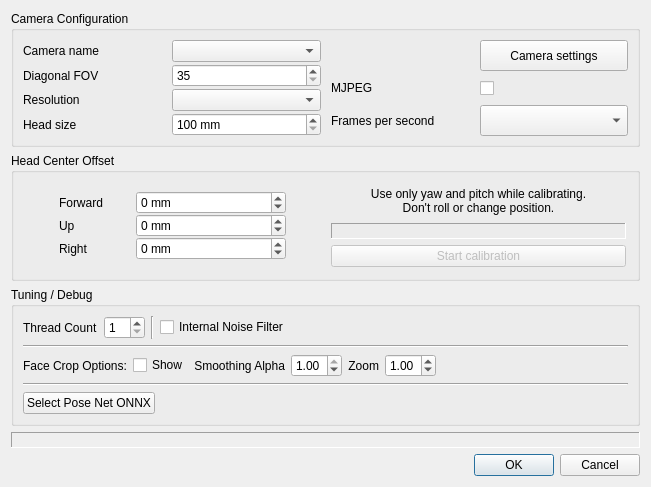
<?xml version="1.0" encoding="UTF-8"?>
<ui version="4.0">
 <class>Form</class>
 <widget class="QWidget" name="Form">
  <property name="windowModality">
   <enum>Qt::NonModal</enum>
  </property>
  <property name="geometry">
   <rect>
    <x>0</x>
    <y>0</y>
    <width>651</width>
    <height>432</height>
   </rect>
  </property>
  <property name="windowTitle">
   <string>Tracker settings</string>
  </property>
  <layout class="QGridLayout" name="gridLayout">
   <item row="4" column="0">
    <widget class="QGroupBox" name="groupBox_10">
     <property name="sizePolicy">
      <sizepolicy hsizetype="Preferred" vsizetype="Preferred">
       <horstretch>0</horstretch>
       <verstretch>0</verstretch>
      </sizepolicy>
     </property>
     <property name="autoFillBackground">
      <bool>true</bool>
     </property>
     <property name="title">
      <string>Head Center Offset</string>
     </property>
     <layout class="QGridLayout" name="gridLayout_5">
      <item row="0" column="0">
       <widget class="QFrame" name="frame_4">
        <property name="sizePolicy">
         <sizepolicy hsizetype="Preferred" vsizetype="Preferred">
          <horstretch>0</horstretch>
          <verstretch>0</verstretch>
         </sizepolicy>
        </property>
        <property name="maximumSize">
         <size>
          <width>16777215</width>
          <height>16777215</height>
         </size>
        </property>
        <property name="frameShape">
         <enum>QFrame::NoFrame</enum>
        </property>
        <property name="frameShadow">
         <enum>QFrame::Raised</enum>
        </property>
        <layout class="QGridLayout" name="gridLayout_11">
         <property name="sizeConstraint">
          <enum>QLayout::SetDefaultConstraint</enum>
         </property>
         <property name="verticalSpacing">
          <number>0</number>
         </property>
         <item row="2" column="0">
          <widget class="QLabel" name="label_66">
           <property name="sizePolicy">
            <sizepolicy hsizetype="Maximum" vsizetype="Preferred">
             <horstretch>0</horstretch>
             <verstretch>0</verstretch>
            </sizepolicy>
           </property>
           <property name="text">
            <string>Right</string>
           </property>
          </widget>
         </item>
         <item row="0" column="0">
          <widget class="QLabel" name="label_61">
           <property name="sizePolicy">
            <sizepolicy hsizetype="Maximum" vsizetype="Preferred">
             <horstretch>0</horstretch>
             <verstretch>0</verstretch>
            </sizepolicy>
           </property>
           <property name="text">
            <string>Forward</string>
           </property>
          </widget>
         </item>
         <item row="1" column="0">
          <widget class="QLabel" name="label_62">
           <property name="sizePolicy">
            <sizepolicy hsizetype="Maximum" vsizetype="Preferred">
             <horstretch>0</horstretch>
             <verstretch>0</verstretch>
            </sizepolicy>
           </property>
           <property name="text">
            <string>Up</string>
           </property>
          </widget>
         </item>
         <item row="0" column="1">
          <widget class="QSpinBox" name="tx_spin">
           <property name="maximumSize">
            <size>
             <width>150</width>
             <height>16777215</height>
            </size>
           </property>
           <property name="suffix">
            <string> mm</string>
           </property>
           <property name="minimum">
            <number>-65535</number>
           </property>
           <property name="maximum">
            <number>65536</number>
           </property>
          </widget>
         </item>
         <item row="1" column="1">
          <widget class="QSpinBox" name="ty_spin">
           <property name="maximumSize">
            <size>
             <width>150</width>
             <height>16777215</height>
            </size>
           </property>
           <property name="suffix">
            <string> mm</string>
           </property>
           <property name="minimum">
            <number>-65535</number>
           </property>
           <property name="maximum">
            <number>65536</number>
           </property>
          </widget>
         </item>
         <item row="2" column="1">
          <widget class="QSpinBox" name="tz_spin">
           <property name="maximumSize">
            <size>
             <width>150</width>
             <height>16777215</height>
            </size>
           </property>
           <property name="suffix">
            <string> mm</string>
           </property>
           <property name="minimum">
            <number>-65535</number>
           </property>
           <property name="maximum">
            <number>65536</number>
           </property>
          </widget>
         </item>
        </layout>
       </widget>
      </item>
      <item row="0" column="1">
       <widget class="QFrame" name="frame_5">
        <property name="sizePolicy">
         <sizepolicy hsizetype="Preferred" vsizetype="Expanding">
          <horstretch>0</horstretch>
          <verstretch>0</verstretch>
         </sizepolicy>
        </property>
        <property name="minimumSize">
         <size>
          <width>260</width>
          <height>0</height>
         </size>
        </property>
        <property name="frameShape">
         <enum>QFrame::Shape::NoFrame</enum>
        </property>
        <property name="frameShadow">
         <enum>QFrame::Shadow::Raised</enum>
        </property>
        <layout class="QVBoxLayout" name="verticalLayout_2">
         <property name="leftMargin">
          <number>2</number>
         </property>
         <property name="topMargin">
          <number>2</number>
         </property>
         <property name="rightMargin">
          <number>2</number>
         </property>
         <property name="bottomMargin">
          <number>2</number>
         </property>
         <item>
          <widget class="QLabel" name="label_59">
           <property name="text">
            <string>Use only yaw and pitch while calibrating.
Don't roll or change position.</string>
           </property>
           <property name="alignment">
            <set>Qt::AlignmentFlag::AlignCenter</set>
           </property>
           <property name="wordWrap">
            <bool>true</bool>
           </property>
           <property name="openExternalLinks">
            <bool>false</bool>
           </property>
          </widget>
         </item>
         <item>
          <widget class="QLabel" name="sample_count_display">
           <property name="sizePolicy">
            <sizepolicy hsizetype="Minimum" vsizetype="Maximum">
             <horstretch>0</horstretch>
             <verstretch>0</verstretch>
            </sizepolicy>
           </property>
           <property name="frameShape">
            <enum>QFrame::Shape::Panel</enum>
           </property>
           <property name="frameShadow">
            <enum>QFrame::Shadow::Sunken</enum>
           </property>
           <property name="text">
            <string/>
           </property>
           <property name="wordWrap">
            <bool>true</bool>
           </property>
          </widget>
         </item>
         <item>
          <widget class="QPushButton" name="tcalib_button">
           <property name="enabled">
            <bool>false</bool>
           </property>
           <property name="text">
            <string>Start calibration</string>
           </property>
           <property name="checkable">
            <bool>true</bool>
           </property>
          </widget>
         </item>
        </layout>
       </widget>
      </item>
     </layout>
    </widget>
   </item>
   <item row="7" column="0">
    <widget class="QLabel" name="resolution_display">
     <property name="autoFillBackground">
      <bool>true</bool>
     </property>
     <property name="frameShape">
      <enum>QFrame::Shape::Panel</enum>
     </property>
     <property name="frameShadow">
      <enum>QFrame::Shadow::Sunken</enum>
     </property>
     <property name="text">
      <string notr="true"/>
     </property>
    </widget>
   </item>
   <item row="6" column="0">
    <widget class="QGroupBox" name="tuningOptionsBox">
     <property name="sizePolicy">
      <sizepolicy hsizetype="Preferred" vsizetype="Preferred">
       <horstretch>0</horstretch>
       <verstretch>0</verstretch>
      </sizepolicy>
     </property>
     <property name="minimumSize">
      <size>
       <width>0</width>
       <height>0</height>
      </size>
     </property>
     <property name="autoFillBackground">
      <bool>true</bool>
     </property>
     <property name="title">
      <string>Tuning / Debug</string>
     </property>
     <layout class="QVBoxLayout" name="verticalLayout">
      <item>
       <layout class="QHBoxLayout" name="horizontalLayout_3">
        <item>
         <widget class="QLabel" name="threadCountLabel">
          <property name="text">
           <string>Thread Count</string>
          </property>
         </widget>
        </item>
        <item>
         <widget class="QSpinBox" name="threadCount">
          <property name="toolTip">
           <string>Number of threads. Can be used to balance the CPU load between the game and the tracker.</string>
          </property>
          <property name="minimum">
           <number>1</number>
          </property>
          <property name="maximum">
           <number>32</number>
          </property>
         </widget>
        </item>
        <item>
         <widget class="Line" name="line">
          <property name="orientation">
           <enum>Qt::Orientation::Vertical</enum>
          </property>
         </widget>
        </item>
        <item>
         <widget class="QCheckBox" name="internal_filter_enabled">
          <property name="text">
           <string>Internal Noise Filter</string>
          </property>
         </widget>
        </item>
        <item>
         <spacer name="horizontalSpacer">
          <property name="orientation">
           <enum>Qt::Orientation::Horizontal</enum>
          </property>
          <property name="sizeHint" stdset="0">
           <size>
            <width>40</width>
            <height>20</height>
           </size>
          </property>
         </spacer>
        </item>
       </layout>
      </item>
      <item>
       <widget class="Line" name="line_2">
        <property name="orientation">
         <enum>Qt::Orientation::Horizontal</enum>
        </property>
       </widget>
      </item>
      <item>
       <layout class="QHBoxLayout" name="horizontalLayout_4">
        <property name="rightMargin">
         <number>0</number>
        </property>
        <property name="bottomMargin">
         <number>0</number>
        </property>
        <item>
         <widget class="QLabel" name="label">
          <property name="text">
           <string>Face Crop Options:</string>
          </property>
         </widget>
        </item>
        <item>
         <widget class="QCheckBox" name="showNetworkInput">
          <property name="sizePolicy">
           <sizepolicy hsizetype="Minimum" vsizetype="Fixed">
            <horstretch>0</horstretch>
            <verstretch>0</verstretch>
           </sizepolicy>
          </property>
          <property name="toolTip">
           <string>Show the image patch that the pose estimation model sees.</string>
          </property>
          <property name="text">
           <string>Show</string>
          </property>
         </widget>
        </item>
        <item>
         <widget class="QLabel" name="roiFilterAlphaLabel">
          <property name="sizePolicy">
           <sizepolicy hsizetype="Minimum" vsizetype="Minimum">
            <horstretch>0</horstretch>
            <verstretch>0</verstretch>
           </sizepolicy>
          </property>
          <property name="text">
           <string>Smoothing Alpha</string>
          </property>
          <property name="alignment">
           <set>Qt::AlignmentFlag::AlignRight|Qt::AlignmentFlag::AlignTrailing|Qt::AlignmentFlag::AlignVCenter</set>
          </property>
         </widget>
        </item>
        <item>
         <widget class="QDoubleSpinBox" name="roiFilterAlpha">
          <property name="sizePolicy">
           <sizepolicy hsizetype="Minimum" vsizetype="Fixed">
            <horstretch>0</horstretch>
            <verstretch>0</verstretch>
           </sizepolicy>
          </property>
          <property name="maximumSize">
           <size>
            <width>150</width>
            <height>16777215</height>
           </size>
          </property>
          <property name="toolTip">
           <string>Amount of smoothing of the face region coordinates. Can help stabilize the pose.</string>
          </property>
          <property name="wrapping">
           <bool>false</bool>
          </property>
          <property name="decimals">
           <number>2</number>
          </property>
          <property name="maximum">
           <double>1.000000000000000</double>
          </property>
          <property name="singleStep">
           <double>0.010000000000000</double>
          </property>
          <property name="value">
           <double>1.000000000000000</double>
          </property>
         </widget>
        </item>
        <item>
         <widget class="QLabel" name="roiZoomLabel">
          <property name="text">
           <string>Zoom</string>
          </property>
          <property name="alignment">
           <set>Qt::AlignmentFlag::AlignRight|Qt::AlignmentFlag::AlignTrailing|Qt::AlignmentFlag::AlignVCenter</set>
          </property>
         </widget>
        </item>
        <item>
         <widget class="QDoubleSpinBox" name="roiZoom">
          <property name="toolTip">
           <string>Zoom factor for the face region. Applied before the patch is fed into the pose estimation model. There is a sweet spot near 1.</string>
          </property>
          <property name="minimum">
           <double>0.100000000000000</double>
          </property>
          <property name="maximum">
           <double>2.000000000000000</double>
          </property>
          <property name="singleStep">
           <double>0.010000000000000</double>
          </property>
          <property name="value">
           <double>1.000000000000000</double>
          </property>
         </widget>
        </item>
        <item>
         <spacer name="horizontalSpacer_2">
          <property name="orientation">
           <enum>Qt::Orientation::Horizontal</enum>
          </property>
          <property name="sizeHint" stdset="0">
           <size>
            <width>40</width>
            <height>20</height>
           </size>
          </property>
         </spacer>
        </item>
       </layout>
      </item>
      <item>
       <widget class="Line" name="line_3">
        <property name="orientation">
         <enum>Qt::Orientation::Horizontal</enum>
        </property>
       </widget>
      </item>
      <item>
       <widget class="QFrame" name="network_select_frame">
        <property name="frameShape">
         <enum>QFrame::Shape::NoFrame</enum>
        </property>
        <property name="frameShadow">
         <enum>QFrame::Shadow::Raised</enum>
        </property>
        <layout class="QHBoxLayout" name="horizontalLayout_2">
         <property name="leftMargin">
          <number>0</number>
         </property>
         <property name="topMargin">
          <number>0</number>
         </property>
         <property name="rightMargin">
          <number>0</number>
         </property>
         <property name="bottomMargin">
          <number>0</number>
         </property>
         <item>
          <widget class="QPushButton" name="posenetSelectButton">
           <property name="toolTip">
            <string>Select the pose network. Changes take affect on the next tracker start</string>
           </property>
           <property name="text">
            <string>Select Pose Net ONNX</string>
           </property>
          </widget>
         </item>
         <item>
          <widget class="QLabel" name="posenetFileDisplay">
           <property name="sizePolicy">
            <sizepolicy hsizetype="Expanding" vsizetype="Preferred">
             <horstretch>0</horstretch>
             <verstretch>0</verstretch>
            </sizepolicy>
           </property>
           <property name="text">
            <string>&lt;the pose net file&gt;</string>
           </property>
          </widget>
         </item>
        </layout>
       </widget>
      </item>
     </layout>
    </widget>
   </item>
   <item row="8" column="0">
    <widget class="QDialogButtonBox" name="buttonBox">
     <property name="standardButtons">
      <set>QDialogButtonBox::StandardButton::Cancel|QDialogButtonBox::StandardButton::Ok</set>
     </property>
    </widget>
   </item>
   <item row="2" column="0">
    <widget class="QGroupBox" name="groupBox">
     <property name="sizePolicy">
      <sizepolicy hsizetype="Preferred" vsizetype="Preferred">
       <horstretch>0</horstretch>
       <verstretch>0</verstretch>
      </sizepolicy>
     </property>
     <property name="autoFillBackground">
      <bool>true</bool>
     </property>
     <property name="title">
      <string>Camera Configuration</string>
     </property>
     <property name="flat">
      <bool>false</bool>
     </property>
     <property name="checkable">
      <bool>false</bool>
     </property>
     <layout class="QHBoxLayout" name="horizontalLayout">
      <property name="spacing">
       <number>10</number>
      </property>
      <property name="bottomMargin">
       <number>8</number>
      </property>
      <item>
       <layout class="QGridLayout" name="gridLayout_3">
        <property name="sizeConstraint">
         <enum>QLayout::SizeConstraint::SetDefaultConstraint</enum>
        </property>
        <property name="leftMargin">
         <number>0</number>
        </property>
        <property name="topMargin">
         <number>0</number>
        </property>
        <property name="rightMargin">
         <number>0</number>
        </property>
        <property name="bottomMargin">
         <number>0</number>
        </property>
        <property name="horizontalSpacing">
         <number>0</number>
        </property>
        <property name="verticalSpacing">
         <number>2</number>
        </property>
        <item row="0" column="1">
         <widget class="QComboBox" name="cameraName">
          <property name="sizePolicy">
           <sizepolicy hsizetype="Preferred" vsizetype="Preferred">
            <horstretch>0</horstretch>
            <verstretch>0</verstretch>
           </sizepolicy>
          </property>
         </widget>
        </item>
        <item row="1" column="0">
         <widget class="QLabel" name="label_9">
          <property name="text">
           <string>Diagonal FOV</string>
          </property>
         </widget>
        </item>
        <item row="0" column="0">
         <widget class="QLabel" name="label_10">
          <property name="text">
           <string>Camera name</string>
          </property>
         </widget>
        </item>
        <item row="1" column="1">
         <widget class="QSpinBox" name="cameraFOV">
          <property name="sizePolicy">
           <sizepolicy hsizetype="Preferred" vsizetype="Preferred">
            <horstretch>0</horstretch>
            <verstretch>0</verstretch>
           </sizepolicy>
          </property>
          <property name="toolTip">
           <string>Field of view. Needed to transform the pose to world coordinates.</string>
          </property>
          <property name="locale">
           <locale language="English" country="UnitedStates"/>
          </property>
          <property name="minimum">
           <number>35</number>
          </property>
          <property name="maximum">
           <number>179</number>
          </property>
         </widget>
        </item>
        <item row="2" column="1">
         <widget class="QComboBox" name="resolution">
          <property name="sizePolicy">
           <sizepolicy hsizetype="Preferred" vsizetype="Preferred">
            <horstretch>0</horstretch>
            <verstretch>0</verstretch>
           </sizepolicy>
          </property>
          <property name="toolTip">
           <string>The requested resolution for cases where the camera delivers maximum frame rate only for a particular resolution. The image may still be downscaled to the internal resolution.</string>
          </property>
         </widget>
        </item>
        <item row="2" column="0">
         <widget class="QLabel" name="resolution_label">
          <property name="text">
           <string>Resolution</string>
          </property>
         </widget>
        </item>
        <item row="3" column="0">
         <widget class="QLabel" name="headSizeLabel">
          <property name="text">
           <string>Head size</string>
          </property>
         </widget>
        </item>
        <item row="3" column="1">
         <widget class="QSpinBox" name="headSize">
          <property name="toolTip">
           <string>Vertical size of your head, used to estimate the distance from the camera. Measure from the chin to the top of the head.</string>
          </property>
          <property name="suffix">
           <string> mm</string>
          </property>
          <property name="minimum">
           <number>100</number>
          </property>
          <property name="maximum">
           <number>400</number>
          </property>
          <property name="singleStep">
           <number>5</number>
          </property>
         </widget>
        </item>
       </layout>
      </item>
      <item>
       <layout class="QGridLayout" name="gridLayout_6">
        <property name="leftMargin">
         <number>0</number>
        </property>
        <property name="topMargin">
         <number>0</number>
        </property>
        <property name="rightMargin">
         <number>0</number>
        </property>
        <property name="bottomMargin">
         <number>0</number>
        </property>
        <property name="horizontalSpacing">
         <number>0</number>
        </property>
        <property name="verticalSpacing">
         <number>2</number>
        </property>
        <item row="4" column="1">
         <widget class="QComboBox" name="cameraFPS">
          <property name="sizePolicy">
           <sizepolicy hsizetype="Preferred" vsizetype="Preferred">
            <horstretch>0</horstretch>
            <verstretch>0</verstretch>
           </sizepolicy>
          </property>
          <property name="toolTip">
           <string>Requested video frame rate. Actual setting may not be supported by the camera.</string>
          </property>
         </widget>
        </item>
        <item row="4" column="0">
         <widget class="QLabel" name="label_12">
          <property name="text">
           <string>Frames per second</string>
          </property>
         </widget>
        </item>
        <item row="2" column="1">
         <widget class="QCheckBox" name="use_mjpeg">
          <property name="sizePolicy">
           <sizepolicy hsizetype="Minimum" vsizetype="Preferred">
            <horstretch>0</horstretch>
            <verstretch>0</verstretch>
           </sizepolicy>
          </property>
          <property name="minimumSize">
           <size>
            <width>0</width>
            <height>0</height>
           </size>
          </property>
          <property name="text">
           <string/>
          </property>
         </widget>
        </item>
        <item row="2" column="0">
         <widget class="QLabel" name="label_11">
          <property name="text">
           <string>MJPEG</string>
          </property>
         </widget>
        </item>
        <item row="0" column="1">
         <widget class="QPushButton" name="camera_settings">
          <property name="sizePolicy">
           <sizepolicy hsizetype="Preferred" vsizetype="Preferred">
            <horstretch>0</horstretch>
            <verstretch>0</verstretch>
           </sizepolicy>
          </property>
          <property name="text">
           <string>Camera settings</string>
          </property>
         </widget>
        </item>
       </layout>
      </item>
     </layout>
    </widget>
   </item>
  </layout>
 </widget>
 <resources/>
 <connections/>
 <designerdata>
  <property name="gridDeltaX">
   <number>10</number>
  </property>
  <property name="gridDeltaY">
   <number>10</number>
  </property>
  <property name="gridSnapX">
   <bool>false</bool>
  </property>
  <property name="gridSnapY">
   <bool>false</bool>
  </property>
  <property name="gridVisible">
   <bool>true</bool>
  </property>
 </designerdata>
</ui>
